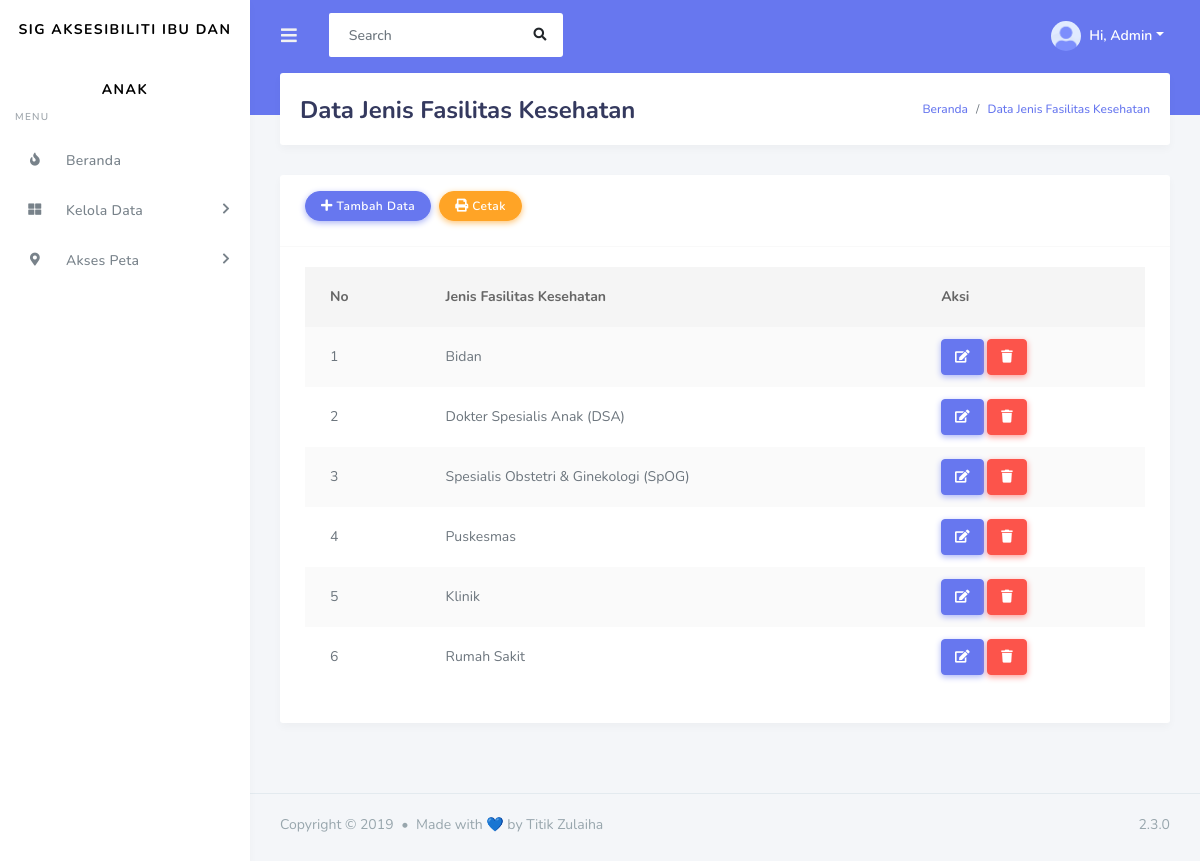
/admin/data_jenis_faskes.php (signed in), run on the app's committed database.
### tables this page shows
CREATE TABLE `datajenis` (
  `id_jenis_faskes` int(4) NOT NULL,
  `jenis_faskes` varchar(50) NOT NULL
);

### admin/data_jenis_faskes.php (the view, shortened to what this page needs)
<!DOCTYPE html>
<html lang="en">
<head>
    <link rel="stylesheet" href="../assets/modules/bootstrap/css/bootstrap.min.css">
    <link rel="stylesheet" href="https://use.fontawesome.com/releases/v5.7.2/css/all.css">
    <link rel="stylesheet" href="../assets/modules/datatables/datatables.min.css">
    <link rel="stylesheet" href="../assets/modules/datatables/DataTables-1.10.16/css/dataTables.bootstrap4.min.css">
    <link rel="stylesheet" href="../assets/modules/datatables/Select-1.2.4/css/select.bootstrap4.min.css">
    <link rel="stylesheet" href="../assets/css/style.css">
    <link rel="stylesheet" href="../assets/css/components.css">
</head>
<body>
    <div id="app">
        <div class="main-wrapper">
        <div class="navbar-bg"></div>
        <nav class="navbar navbar-expand-lg main-navbar">
            <form class="form-inline mr-auto">
            <ul class="navbar-nav mr-3">
                <li><a href="#" data-toggle="sidebar" class="nav-link nav-link-lg"><i class="fas fa-bars"></i></a></li>
            </ul>
            <div class="search-element">
                <input class="form-control" type="search" placeholder="Search" aria-label="Search" data-width="250">
                <button class="btn" type="submit"><i class="fas fa-search"></i></button>
            </div>
            </form>
            <ul class="navbar-nav navbar-right">
            <li class="dropdown"><a href="#" data-toggle="dropdown" class="nav-link dropdown-toggle nav-link-lg nav-link-user">
                <img alt="image" src="../assets/img/avatar/avatar-1.png" class="rounded-circle mr-1">
                <div class="d-sm-none d-lg-inline-block">Hi, Admin</div></a>
            </li>
            </ul>
        </nav>
        <div class="main-sidebar">
            <aside id="sidebar-wrapper">
            <div class="sidebar-brand">
                <a href="index.php">SIG Aksesibiliti Ibu dan Anak</a>
            </div>
            <ul class="sidebar-menu">
            <li class="menu-header">Menu</li>
            <li><a class="nav-link" href="index.php"><i class="fas fa-fire"></i> <span>Beranda</span></a></li>
                <li class="nav-item dropdown">
                    <a href="#" class="nav-link has-dropdown"><i class="fas fa-th-large"></i> <span>Kelola Data</span></a>
                </li>
                <li class="nav-item dropdown">
                    <a href="#" class="nav-link has-dropdown"><i class="fas fa-map-marker-alt"></i> <span>Akses Peta</span></a>
                </li>
            </aside>
        </div>
        <div class="main-content">
            <section class="section">
            <div class="section-header">
                <h1>Data Jenis Fasilitas Kesehatan</h1>
                <div class="section-header-breadcrumb">
                    <div class="breadcrumb-item"><a href="index.php">Beranda</a></div>
                    <div class="breadcrumb-item active"><a href="data_jenis_faskes.php">Data Jenis Fasilitas Kesehatan</a></div>
                </div>
            </div>
            <div class="section-body">
                <div class="card">
                    <div class="card-header">
                        <div class="buttons">
                            <div class="card-header-form">
                                <div class="input-group">
                                    <a href="jenis_faskes/tambah_jenis_faskes.php" class="btn btn-primary" ><i class="fas fa-plus"></i> Tambah Data</a>
                                    <a href="cetakjenisfaskes.php" class="btn btn-warning" ><i class="fas fa-print"></i> Cetak</a>
                                </div>
                            </div>
                        </div>
                    </div>
                    <div class="card-body">
                        <div class="table-responsive">
                            <table id="data_kelurahan" class="table table-striped">
                                <thead>
                                    <tr>
                                        <th>No</th>
                                        <th>Jenis Fasilitas Kesehatan</th>
                                        <th>Aksi</th>
                                    </tr>
                                </thead>
                                <tbody>
                                    <?php
                                        include '../koneksi.php';
                                        $no = 1;
                                        $data = mysqli_query($koneksi,"select * from datajenis");
                                        while($d = mysqli_fetch_array($data)){
                                            ?>
                                            <tr>
                                                <td><?php echo $no++; ?></td>
                                                <td><?php echo $d['jenis_faskes']; ?></td>
                                                <td>
                                                    <a class="btn btn-primary" href="jenis_faskes/edit.php?id=<?php echo $d['id_jenis_faskes']; ?>"><i class="fas fa-edit"></i></a>
                                                    <a class="btn btn-danger" href="jenis_faskes/proses_hapus.php?id=<?php echo $d['id_jenis_faskes']; ?>"><i class="fas fa-trash"></i></a>
                                                </td>
                                            </tr>
                                            <?php
                                        }
                                    ?>
                                </tbody>
                            </table>
                    </div>
                    </div>
                </div>
            </div>
            </section>
        </div>
        <footer class="main-footer">
            <div class="footer-left">
            Copyright &copy; 2019 <div class="bullet"></div> Made with 💙 by Titik Zulaiha</a>
            </div>
            <div class="footer-right">
            2.3.0
            </div>
        </footer>
        </div>
    </div>
</body>
</html>

### data on the page
datajenis: jenis_faskes "Bidan"
datajenis: jenis_faskes "Dokter Spesialis Anak (DSA)"
datajenis: jenis_faskes "Spesialis Obstetri & Ginekologi (SpOG)"
datajenis: jenis_faskes "Puskesmas"
datajenis: jenis_faskes "Klinik"
datajenis: jenis_faskes "Rumah Sakit"
